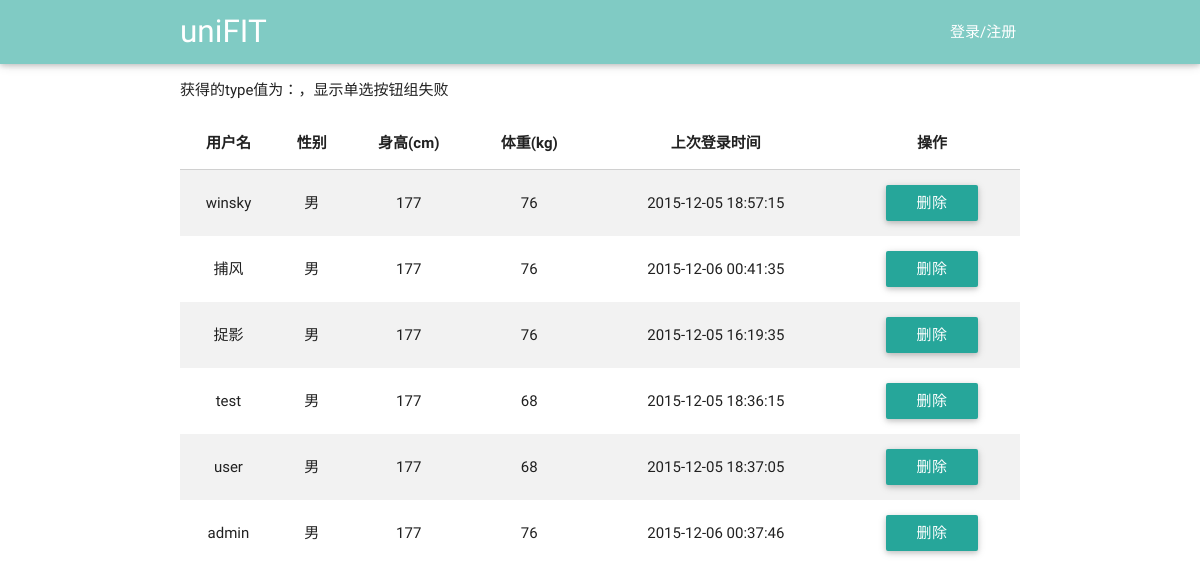
Page /view/userManage.php on the committed database.
### tables this page shows
CREATE TABLE user(id integer primary key,userName varchar(40),password int, type varchar(20) ,age int,sex varchar(20),height int,weight int,telephone varchar(40), email varchar(40),lastLoadTime date default '—');

### service/UserService.php (called while the page is built, shortened)
<?php
require_once('../utils/SqliteHelper.php');
class UserService {
    var $db_user_base_info = "user";
    var $DB = null;
    public function __construct() {
        $this->DB = new SqliteHelper('../data.db');
    }
    public function getUserList($type) {
        if ($type === 'doctor-coach') {
            $sql = "select * from " . $this->db_user_base_info . " where type ='doctor' or type='coach'";
        } else if ($type != "user" && $type != "admin" && $type != "doctor" && $type != "coach") {
            $sql = "select * from " . $this->db_user_base_info;
        } else {
            $sql = "select * from " . $this->db_user_base_info . " where type ='" . $type . "'";
        }
        return $this->DB->getList($sql);
    }
}

### utils/SqliteHelper.php (called while the page is built, shortened)
<?php
class SqliteHelper {
    function __construct($file) {
        try {
            $this->conn = new PDO('sqlite:' . $file);
        } catch (PDOException $e) {
            try {
                $this->conn = new PDO('sqlite2:' . $file);
            } catch (PDOException $e) {
                exit('error!');
            }
        }
    }
    function __destruct() {
        $this->conn = null;
    }
    function query($sql) {
        return $this->conn->query($sql);
    }
    function getList($sql) {
        $recordList = array();
        foreach ($this->RecordArray($sql) as $rstmp) {
            $recordList[] = $rstmp;
        }
        return $recordList;
    }
    function RecordArray($sql) {
        return $this->query($sql)->fetchAll();
    }
}

### view/userManage.php (the view, shortened to what this page needs)
<!DOCTYPE html>
<html lang="en">
<head>
    <link href="../css/material_icons.css" rel="stylesheet" media="screen,projection">
    <link href="../css/materialize.css" type="text/css" rel="stylesheet" media="screen,projection"/>
    <link href="../css/style.css" type="text/css" rel="stylesheet" media="screen,projection"/>
</head>
<body onload="write_header();">
<header></header>
<div class="main container">
    <?php
    $type = $_GET['type'];
    ?>
    <div class="userType">
        <ul style="list-style:none;" onchange="chooseType()">
            <?php
            if ($type == "all") {
                echo '
                    <li style="float: left;margin-left: 150px;">
                        <input class="with-gap" name="types" type="radio" id="all" value="all" checked/>
                        <label for="all">全部</label>
                    </li>
                    <li style="float: left;margin-left: 200px;">
                        <input class="with-gap" name="types" type="radio" id="user"value="user"/>
                        <label for="user">个人用户</label>
                    </li>
                    <li style="float: left;margin-left: 200px;">
                        <input class="with-gap" name="types" type="radio" id="doctor-coach" value="doctor-coach" />
                        <label for="doctor-coach">医生教练</label>
                    </li>
                ';
            } else {
                echo "获得的type值为：", $type, "，显示单选按钮组失败";
            }
            ?>
        </ul>
    </div>
    <table class="striped centered responsive-table" id="userInfo">
        <thead>
        <tr>
            <th data-field="userName" onclick="sortTable('userInfo',0,0);" id="userName">用户名</th>
            <th data-field="sex" onclick=" sortTable('userInfo',2,0);" id="sex">性别</th>
            <th data-field="height" onclick=" sortTable('userInfo',3,'int');" id="height">身高(cm)</th>
            <th data-field="weight" onclick=" sortTable('userInfo',4,'int');" id="weight">体重(kg)</th>
            <th data-field="lastLoadTime" onclick=" sortTable('userInfo',5,'date');" id="lastLoadTime">上次登录时间</th>
            <th data-field="action">操作</th>
        </tr>
        </thead>
        <tbody>
        <?php
        require_once("../service/UserService.php");
        $user = new UserService();
        $result = $user->getUserList($type);
        foreach ($result as $row) {
            $userName = $row['userName'];
            $sex = $row['sex'];
            $height = $row['height'];
            $weight = $row['weight'];
            $lastLoadTime = $row['lastLoadTime'];
            ?>
            <tr>
                <td onclick='showDetail(this)'><?php echo $userName; ?></td>
                <td onclick='showDetail(this)'><?php echo $sex; ?></td>
                <td onclick='showDetail(this)'><?php echo $height; ?></td>
                <td onclick='showDetail(this)'><?php echo $weight; ?></td>
                <td onclick='showDetail(this)'><?php echo $lastLoadTime; ?></td>
                <td>
                    <button class="btn" onclick="deleteUser(this);">删除</button>
                </td>
            </tr>
            <?php
        }
        ?>
        </tbody>
    </table>
</div>
</body>
</html>

### rows in the picture
user: userName "winsky", sex "男", height "177", weight "76", lastLoadTime "2015-12-05 18:57:15"
user: userName "捕风", sex "男", height "177", weight "76", lastLoadTime "2015-12-06 00:41:35"
user: userName "捉影", sex "男", height "177", weight "76", lastLoadTime "2015-12-05 16:19:35"
user: userName "test", sex "男", height "177", weight "68", lastLoadTime "2015-12-05 18:36:15"
user: userName "user", sex "男", height "177", weight "68", lastLoadTime "2015-12-05 18:37:05"
user: userName "admin", sex "男", height "177", weight "76", lastLoadTime "2015-12-06 00:37:46"
